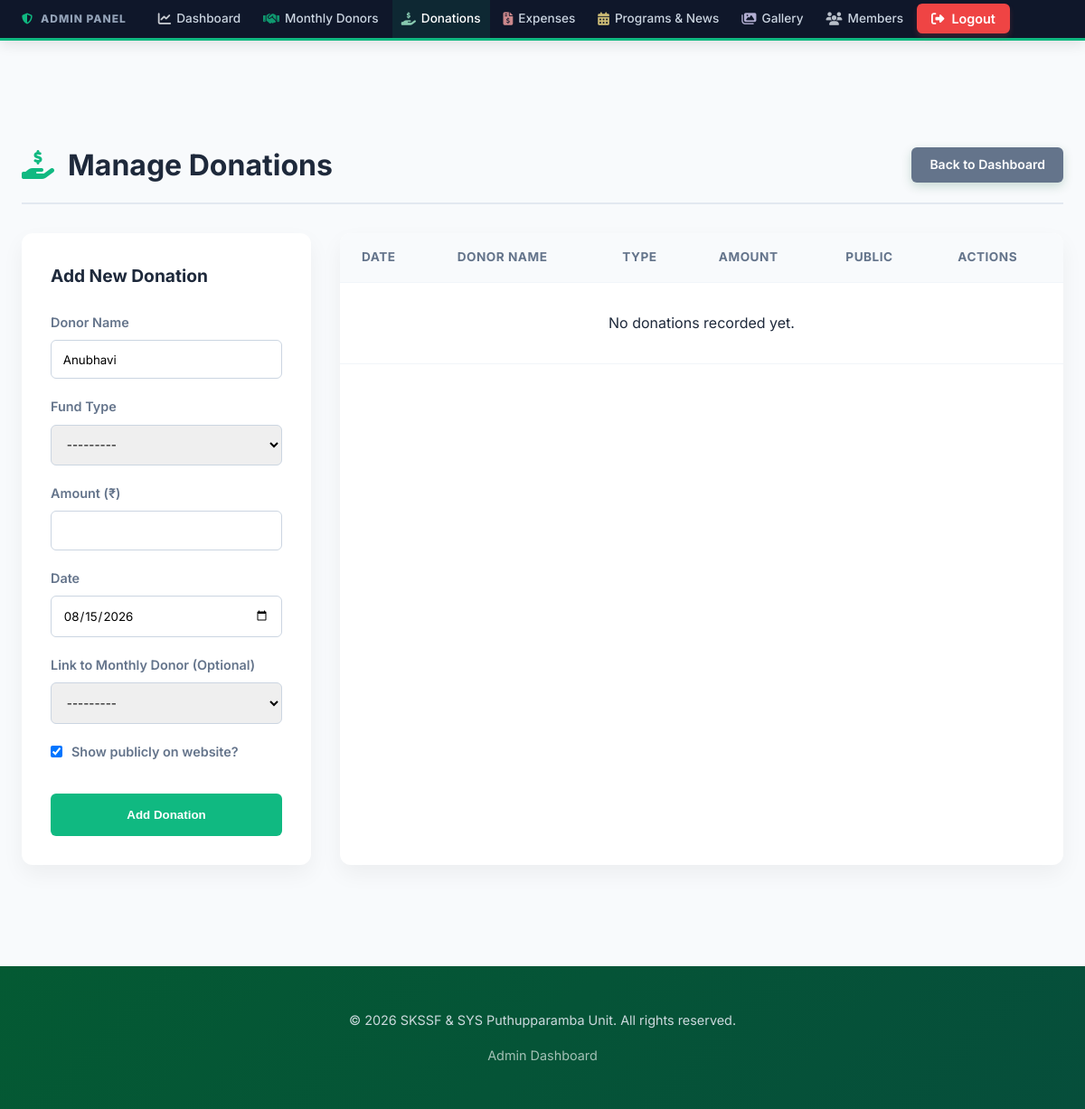
/manage/donations/ (signed in), run on an earlier commit of the app's database.
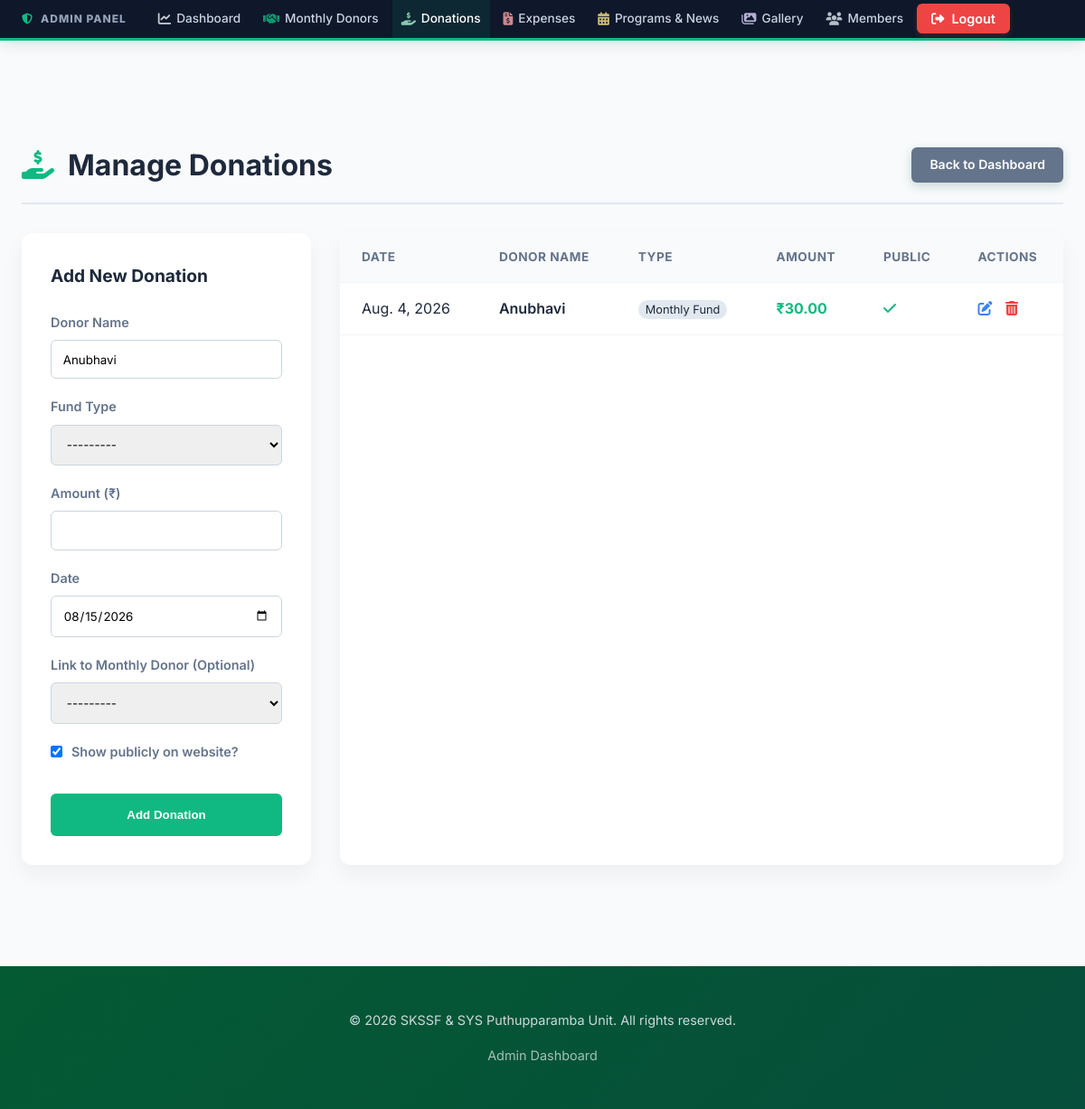
And on a later commit of the database.
### portal/models.py (models this page shows, shortened)
class Donation(models.Model):
    DONATION_TYPES = (
        ('monthly', 'Monthly Fund'),
        ('general', 'General Donation'),
    )
    donor_name = models.CharField(max_length=255, default='Anubhavi')
    monthly_donor = models.ForeignKey(MonthlyDonor, on_delete=models.SET_NULL, null=True, blank=True, help_text="Link this donation to a registered monthly donor")
    donation_type = models.CharField(max_length=20, choices=DONATION_TYPES)
    amount = models.DecimalField(max_digits=10, decimal_places=2)
    date = models.DateField(default=django.utils.timezone.now)
    is_public = models.BooleanField(default=True)
    class Meta:
        ordering = ['-date']

### portal/views.py (the view)
# urls.py: path('manage/donations/', views.manage_donations, name='manage_donations'),
@staff_member_required(login_url='/login/')
def manage_donations(request):
    if request.method == 'POST':
        form = DonationForm(request.POST)
        if form.is_valid():
            form.save()
            messages.success(request, 'Donation recorded successfully!')
            return redirect('manage_donations')
    else:
        form = DonationForm()
    donations = Donation.objects.all().order_by('-date')
    return render(request, 'manage_donations.html', {'form': form, 'donations': donations})

### portal/forms.py
class DonationForm(forms.ModelForm):
    class Meta:
        model = Donation
        fields = ['donor_name', 'monthly_donor', 'donation_type', 'amount', 'date', 'is_public']
        widgets = {
            'donor_name': forms.TextInput(attrs={'class': 'form-control'}),
            'monthly_donor': forms.Select(attrs={'class': 'form-control'}),
            'donation_type': forms.Select(attrs={'class': 'form-control'}),
            'amount': forms.NumberInput(attrs={'class': 'form-control', 'step': '0.01'}),
            'date': forms.DateInput(attrs={'class': 'form-control', 'type': 'date'}),
            'is_public': forms.CheckboxInput(attrs={'class': 'form-check-input'}),
        }

### portal/models.py (called while the page is built)
    def __str__(self):
        return f"{self.name} ({self.phone})"

### templates/manage_donations.html (shortened to what the changed rows need)
{% extends 'base.html' %}
{% block content %}
<div class="manage-section">
    <div class="container">
        <div class="manage-header">
            <h1><i class="fas fa-hand-holding-usd"></i> Manage Donations</h1>
        </div>
        <div class="layout-grid">
            <div class="form-card">
                <h2>Add New Donation</h2>
            </div>
            <div class="list-card">
                <table class="data-table">
                    <thead>
                        <tr>
                            <th>Date</th>
                            <th>Donor Name</th>
                            <th>Type</th>
                            <th>Amount</th>
                            <th>Public</th>
                            <th>Actions</th>
                        </tr>
                    </thead>
                    <tbody>
                        {% for donation in donations %}
                        <tr>
                            <td>{{ donation.date }}</td>
                            <td style="font-weight: 600; color: var(--text-main);">{{ donation.donor_name }}</td>
                            <td><span style="background: #e2e8f0; padding: 3px 8px; border-radius: 12px; font-size: 0.8rem;">{{ donation.get_donation_type_display }}</span></td>
                            <td style="font-weight: 700; color: #10b981;">₹{{ donation.amount }}</td>
                            <td>
                                {% if donation.is_public %}
                                <i class="fas fa-check text-success" style="color: #10b981;"></i>
                                {% else %}
                                <i class="fas fa-times text-danger" style="color: #ef4444;"></i>
                                {% endif %}
                            </td>
                            <td>
                                <a href="{% url 'edit_donation' donation.pk %}" style="color: #3b82f6; margin-right: 10px;" title="Edit"><i class="fas fa-edit"></i></a>
                                <a href="{% url 'delete_donation' donation.pk %}" style="color: #ef4444;" title="Delete"><i class="fas fa-trash-alt"></i></a>
                            </td>
                        </tr>
                        {% empty %}
                        <tr>
                            <td colspan="6" style="text-align: center; padding: 2rem;">No donations recorded yet.</td>
                        </tr>
                        {% endfor %}
                    </tbody>
                </table>
            </div>
        </div>
    </div>
</div>
{% endblock %}

What changed in the data, as far as the page shows it:
added Donation: date "Aug. 4, 2026", donor_name "Anubhavi", donation_type "Monthly Fund", amount "30.00", is_public True (drawn)
Also different on the page:
text no longer shown: "No donations recorded yet."
